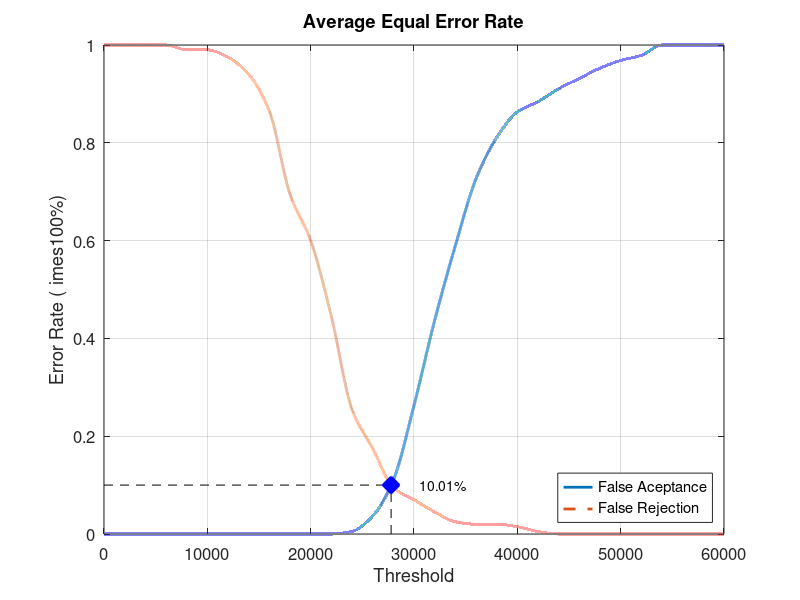
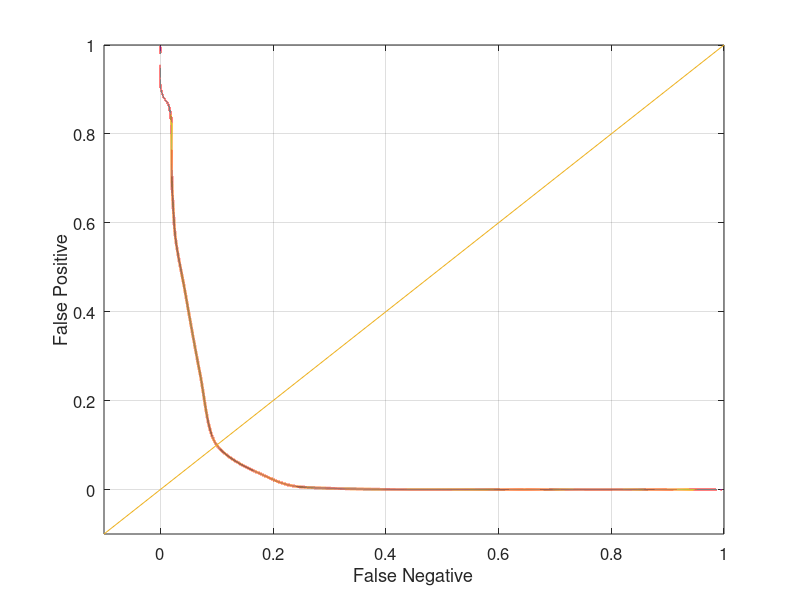

Here is the MATLAB script that generated these plots, in order:
close all;
clear;
clc;
x = 0:2000:60000;
xq = 0:0.5:60000;

y0 = [0 0 0 0 0 0 0 0 0 0 0 0 0.00526316 0.0368421 0.110526 0.263158 0.436842 0.589474 0.726316 0.810526 0.863158 0.884211 0.910526 0.931579 0.952632 0.968421 0.978947 1 1 1 1]
yy0 = interp1(x, y0, xq, 'pchip');
y1 = [1 1 1 1 0.99 0.99 0.975 0.94 0.865 0.695 0.6 0.445 0.255 0.175 0.095 0.07 0.045 0.025 0.02 0.02 0.015 0.005 0 0 0 0 0 0 0 0 0]
yy1 = interp1(x, y1, xq, 'pchip');

% Calculating EER: 
y2 = abs(y0 - y1);
find(y2 == min(y2))
yy2 = abs(yy0 - yy1);
xEER = find(yy2 == min(yy2));
xEERIndex = xq(xEER) % X-axis EER
yEER = yy0(xEER) % Y-axis EER

main = figure
plot(xq, yy0,'-','LineWidth', 2);	hold on
plot(xq, yy1,'--','LineWidth', 2);	hold on
plot([xEERIndex xEERIndex], [0 yEER], 'k--');	hold on
plot([0 xEERIndex], [yEER yEER], 'k--');	hold on
plot(xEERIndex, yEER, 'bx', 'LineWidth', 10);	hold on
text(xEERIndex + 10 * xEERIndex / 100, yEER, [num2str(round((10000 * yEER)) / 100) '%'])
legend('False Aceptance', 'False Rejection', 'Location', 'SouthEast')
xlabel('Threshold')
ylabel('Error Rate (	imes100%)')
title('Average Equal Error Rate')
set(gca, 'FontSize', 12)
axis([0 60000 0 1])
grid on

print(main, 'Database3_1Main', '-dpng');
FNRxFPR = figure('Color', [1 1 1]);
plot(yy1, yy0, '-', yy1, yy0, 'LineWidth', 2);
hold on
y = -0.1:0.1:1
plot(y, y); 
set(gca, 'FontSize', 12)
xlabel('False Negative')
ylabel('False Positive')
axis([-0.1 1 -0.1 1])
set(gca, 'FontSize', 12)
grid on

print(FNRxFPR, 'Database3_1FNRxFPR','-dpng');
